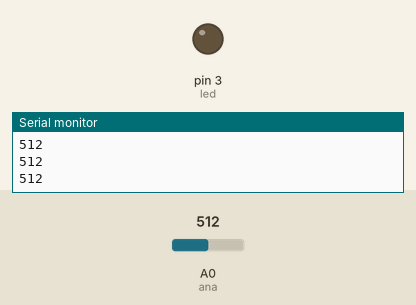
Recording of a sketch running on a simulated Arduino Uno, built with avr-gcc and run on an emulated ATmega328P. Shown: output pins drawn as LEDs (lit = HIGH), the last lines printed to the serial monitor. The inputs (shaded band) are chosen by the test bench; at power-on: A0 (ana) = 512.

Above: at 1.2 s.
1.3 s: A0 (ana) set to 212
2.8 s: A0 (ana) set to 188
At 3.5 s:
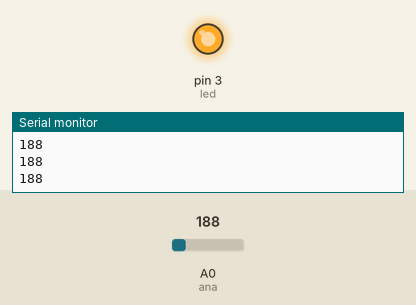
4.5 s: A0 (ana) set to 210
At 6.0 s:
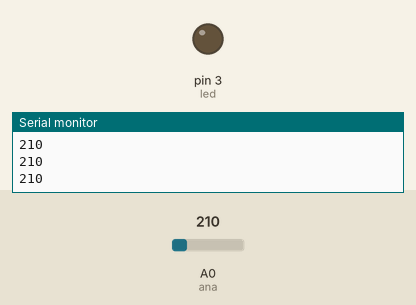
6.3 s: A0 (ana) set to 190
At 7.6 s:
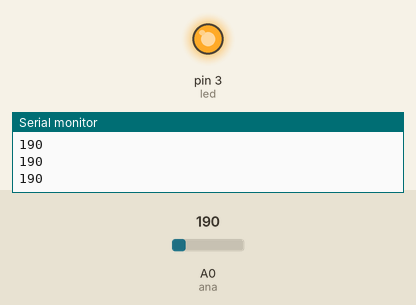
Timing chart, 0 to 9.1 s (numbered marks = the images above; inputs shaded):
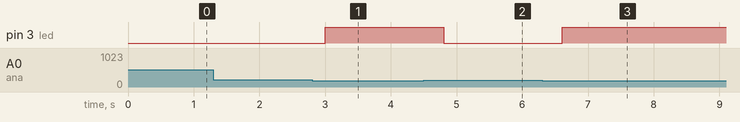

Measured:
- the behaviour switches between 200 and 199 on A0 (ana) (found by bisection; images 0 and 1)
- after the input at 2.8 s, pin 3 (led): LOW → HIGH after 0.20 s
- after the input at 4.5 s, pin 3 (led): HIGH → LOW after 0.31 s
- after the input at 6.3 s, pin 3 (led): LOW → HIGH after 0.31 s

The sketch:

sketch_nov16bLDR--with_LED.ino
```cpp
int led=3;
int val=0;
int ana=A0;

void setup() {
  pinMode(led,OUTPUT);
  pinMode(ana,INPUT);
  Serial.begin(9600);
}

void loop() {
  val=analogRead(ana);
  Serial.println(val);
  delay(200);

  if (val<200){
    digitalWrite(led,HIGH);
  }
  else
  {
    digitalWrite(led,LOW);
  }
  }
```
